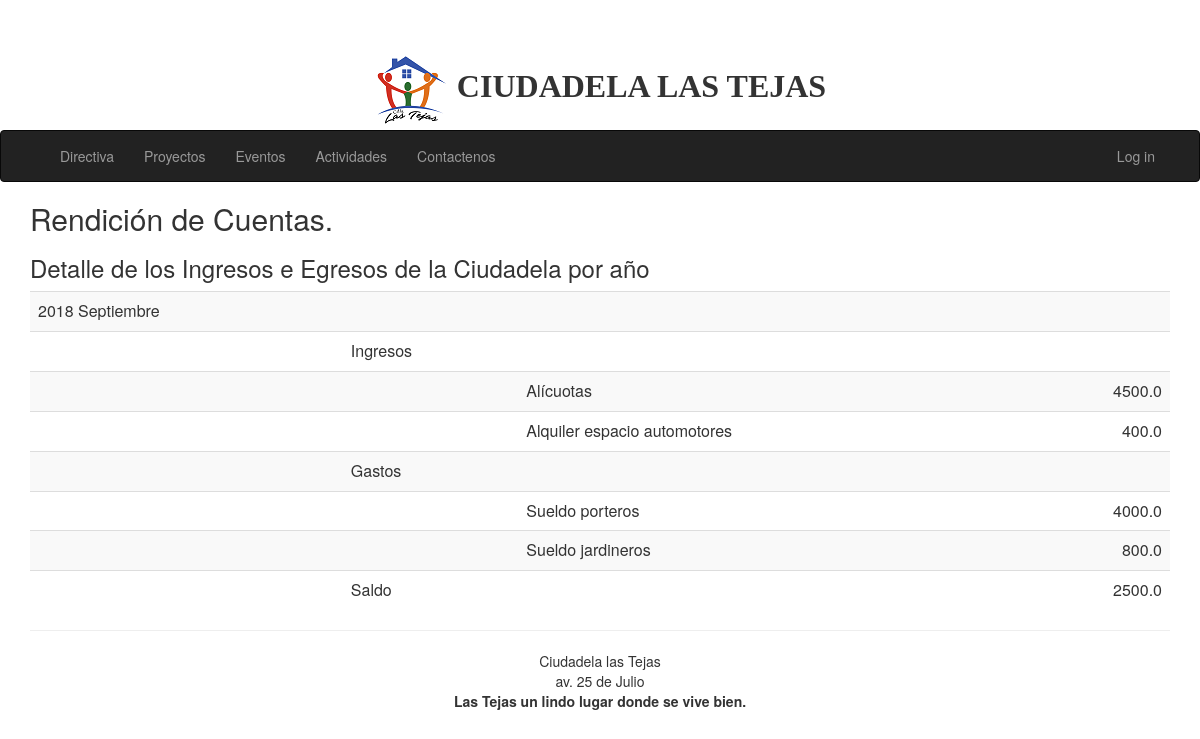
Page /cuentas on the committed database.
### app/models.py (models this page shows)
class rptRendicionDeCuentas(models.Model):
    Orden = models.PositiveSmallIntegerField(null=True)
    Anio = models.PositiveSmallIntegerField(null=True)
    MesNombre = models.CharField(max_length=20)
    Tipo = models.CharField(max_length=100)
    Titulo = models.CharField(max_length=100)
    Valor = models.FloatField(null=True)

### app/views.py (the view)
# urls.py: url(r'^cuentas$', app.views.cuentas, name='cuentas'),
def cuentas(request):
    conjunto = rptRendicionDeCuentas.objects.all().order_by('Orden')
    assert isinstance(request, HttpRequest)
    return render(
        request,
        'app/cuentas.html',
        {
            'title':'Rendición de Cuentas',
            'message':'Detalle de los Ingresos e Egresos de la Ciudadela por año',
            'conjunto':conjunto,
        }
    )

### app/templates/app/cuentas.html
{% extends "app/layout.html" %}
{% block content %}
<h2>{{ title }}.</h2>
<h3>{{ message }}</h3>
<div class="table-responsive">
<table class="table table-striped table-sm">
{% for cuenta in conjunto %}
    <tr>
        <td>
            {% if cuenta.Anio != null %}
                {{cuenta.Anio}}  {{cuenta.MesNombre}}
            {% endif %}
        </td>
        <td>
            {% if cuenta.Tipo != null %}
                {{cuenta.Tipo}}
            {% endif %}
        </td>
        <td>
            {% if cuenta.Titulo != null %}
                {{cuenta.Titulo}}
            {% endif %}
        </td>
        <td style="text-align:right">
            {% if cuenta.Valor != null %}
                {{cuenta.Valor}}
            {% endif %}
        </td>
    </tr>
{% endfor %}
</table>
</div>
{% endblock %}

### app/static/app/content/site.css (style rules this page uses)
body { padding-top: 50px; padding-bottom: 20px; }

### rows in the picture
rptRendicionDeCuentas: Anio "2018", MesNombre "Septiembre"
rptRendicionDeCuentas: Tipo "Ingresos"
rptRendicionDeCuentas: Titulo "Alícuotas", Valor "4500.0"
rptRendicionDeCuentas: Titulo "Alquiler espacio automotores", Valor "400.0"
rptRendicionDeCuentas: Tipo "Gastos"
rptRendicionDeCuentas: Titulo "Sueldo porteros", Valor "4000.0"
rptRendicionDeCuentas: Titulo "Sueldo jardineros", Valor "800.0"
rptRendicionDeCuentas: Tipo "Saldo", Valor "2500.0"

### other values in the picture
{{ title }} "Rendición de Cuentas"
{{ message }} "Detalle de los Ingresos e Egresos de la Ciudadela por año"
